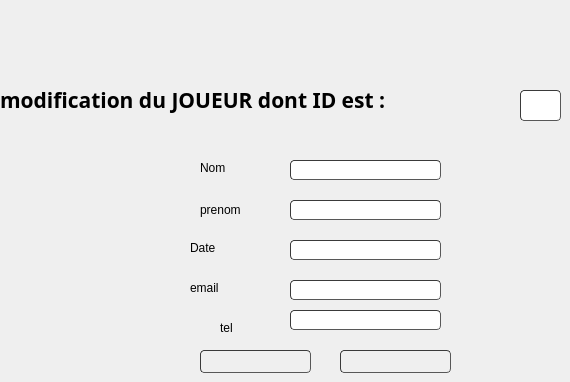
         <widget class="QWidget" name="page_13">
          <widget class="QLineEdit" name="date_modif_j">
           <property name="geometry">
            <rect>
             <x>290</x>
             <y>240</y>
             <width>151</width>
             <height>20</height>
            </rect>
           </property>
           <property name="styleSheet">
            <string notr="true">	border-width: 1px; border-radius: 4px;
	border-color: rgb(58, 58, 58);
	border-style: inset;
	padding: 0 8px;


	selection-color: rgb(60, 63, 65);</string>
           </property>
          </widget>
          <widget class="QLabel" name="label_41">
           <property name="geometry">
            <rect>
             <x>200</x>
             <y>200</y>
             <width>61</width>
             <height>20</height>
            </rect>
           </property>
           <property name="text">
            <string>prenom</string>
           </property>
          </widget>
          <widget class="QLabel" name="label_42">
           <property name="geometry">
            <rect>
             <x>190</x>
             <y>240</y>
             <width>61</width>
             <height>16</height>
            </rect>
           </property>
           <property name="text">
            <string>Date</string>
           </property>
          </widget>
          <widget class="QLineEdit" name="nom_modif_j">
           <property name="geometry">
            <rect>
             <x>290</x>
             <y>160</y>
             <width>151</width>
             <height>20</height>
            </rect>
           </property>
           <property name="styleSheet">
            <string notr="true">	border-width: 1px; border-radius: 4px;
	border-color: rgb(58, 58, 58);
	border-style: inset;
	padding: 0 8px;


	selection-color: rgb(60, 63, 65);</string>
           </property>
          </widget>
          <widget class="QPushButton" name="modifier_j">
           <property name="geometry">
            <rect>
             <x>200</x>
             <y>350</y>
             <width>111</width>
             <height>23</height>
            </rect>
           </property>
           <property name="styleSheet">
            <string notr="true">	border-width: 1px; border-radius: 4px;
image: url(:/new/prefix1/icons/icons8_checkmark_96px.png);
	border-color: rgb(58, 58, 58);
	border-style: inset;
	padding: 0 8px;


	selection-color: rgb(60, 63, 65);</string>
           </property>
           <property name="text">
            <string/>
           </property>
           <property name="icon">
            <iconset>
             <normaloff>:/icons/icons8_checkmark_96px.png</normaloff>:/icons/icons8_checkmark_96px.png</iconset>
           </property>
          </widget>
          <widget class="QLineEdit" name="prenom_modif_j">
           <property name="geometry">
            <rect>
             <x>290</x>
             <y>200</y>
             <width>151</width>
             <height>20</height>
            </rect>
           </property>
           <property name="styleSheet">
            <string notr="true">	border-width: 1px; border-radius: 4px;
	border-color: rgb(58, 58, 58);
	border-style: inset;
	padding: 0 8px;


	selection-color: rgb(60, 63, 65);</string>
           </property>
          </widget>
          <widget class="QLabel" name="label_43">
           <property name="geometry">
            <rect>
             <x>200</x>
             <y>160</y>
             <width>51</width>
             <height>16</height>
            </rect>
           </property>
           <property name="text">
            <string>Nom</string>
           </property>
          </widget>
          <widget class="QPushButton" name="Annuler_j">
           <property name="geometry">
            <rect>
             <x>340</x>
             <y>350</y>
             <width>111</width>
             <height>23</height>
            </rect>
           </property>
           <property name="styleSheet">
            <string notr="true">	border-width: 1px; border-radius: 4px;
image: url(:/new/prefix1/icons/icons8_back_to_200px.png);
	border-color: rgb(58, 58, 58);
	border-style: inset;
	padding: 0 8px;


	selection-color: rgb(60, 63, 65);</string>
           </property>
           <property name="text">
            <string/>
           </property>
           <property name="icon">
            <iconset>
             <normaloff>:/icons/icons8_back_to_200px.png</normaloff>:/icons/icons8_back_to_200px.png</iconset>
           </property>
          </widget>
          <widget class="QLabel" name="label_44">
           <property name="geometry">
            <rect>
             <x>0</x>
             <y>70</y>
             <width>511</width>
             <height>61</height>
            </rect>
           </property>
           <property name="font">
            <font>
             <family>Nueva Std</family>
             <pointsize>16</pointsize>
             <weight>75</weight>
             <bold>true</bold>
            </font>
           </property>
           <property name="text">
            <string>modification du JOUEUR dont   ID est : </string>
           </property>
           <property name="textFormat">
            <enum>Qt::RichText</enum>
           </property>
          </widget>
          <widget class="QLineEdit" name="email_modif_j">
           <property name="geometry">
            <rect>
             <x>290</x>
             <y>280</y>
             <width>151</width>
             <height>20</height>
            </rect>
           </property>
           <property name="styleSheet">
            <string notr="true">	border-width: 1px; border-radius: 4px;
	border-color: rgb(58, 58, 58);
	border-style: inset;
	padding: 0 8px;


	selection-color: rgb(60, 63, 65);</string>
           </property>
          </widget>
          <widget class="QLabel" name="label_45">
           <property name="geometry">
            <rect>
             <x>190</x>
             <y>280</y>
             <width>51</width>
             <height>16</height>
            </rect>
           </property>
           <property name="text">
            <string>email</string>
           </property>
          </widget>
          <widget class="QLineEdit" name="id_2_j">
           <property name="geometry">
            <rect>
             <x>520</x>
             <y>90</y>
             <width>41</width>
             <height>31</height>
            </rect>
           </property>
           <property name="styleSheet">
            <string notr="true">	border-width: 1px; border-radius: 4px;
	border-color: rgb(58, 58, 58);
	border-style: inset;
	padding: 0 8px;


	selection-color: rgb(60, 63, 65);</string>
           </property>
          </widget>
          <widget class="QLineEdit" name="tel_modif_j">
           <property name="geometry">
            <rect>
             <x>290</x>
             <y>310</y>
             <width>151</width>
             <height>20</height>
            </rect>
           </property>
           <property name="styleSheet">
            <string notr="true">	border-width: 1px; border-radius: 4px;
	border-color: rgb(58, 58, 58);
	border-style: inset;
	padding: 0 8px;


	selection-color: rgb(60, 63, 65);</string>
           </property>
          </widget>
          <widget class="QLabel" name="label_58">
           <property name="geometry">
            <rect>
             <x>220</x>
             <y>320</y>
             <width>51</width>
             <height>16</height>
            </rect>
           </property>
           <property name="text">
            <string>tel</string>
           </property>
          </widget>
         </widget>
